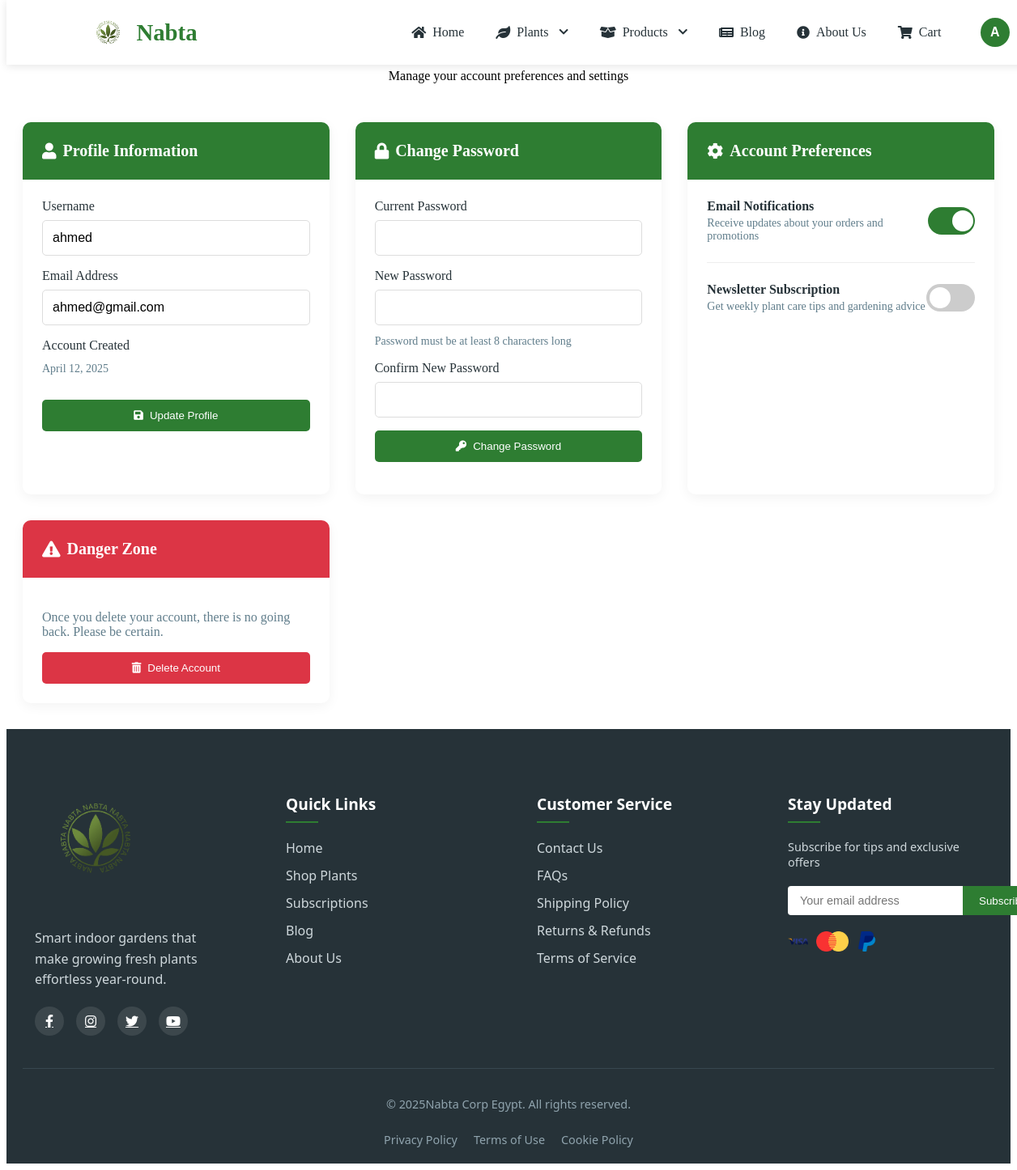
Page /account.php (signed in) on the committed database.
### tables this page shows
CREATE TABLE `users` (
  `id` int(11) NOT NULL,
  `username` varchar(100) NOT NULL,
  `email` varchar(255) NOT NULL,
  `password` varchar(255) NOT NULL,
  `created_at` timestamp NOT NULL DEFAULT current_timestamp(),
  `remember_token` varchar(64) DEFAULT NULL,
  `token_expires` datetime DEFAULT NULL
);

### account.php (the view, shortened to what this page needs)
<?php
include __DIR__ . '/includes/navbar.php';
$user = null;
try {
    $stmt = $pdo->prepare("SELECT * FROM users WHERE id = ?");
    $stmt->execute([$_SESSION['user_id']]);
    $user = $stmt->fetch();
} catch (Exception $e) {
    $error_message = $e->getMessage();
}
?>
<!DOCTYPE html>
<html lang="en">
<head>
</head>
<div class="account-container">
    <div class="account-header">
        <h1><i class="fas fa-user-cog"></i> Account Settings</h1>
        <p>Manage your account preferences and settings</p>
    </div>
    <div class="account-grid">
        <div class="account-card">
            <div class="card-header">
                <h2><i class="fas fa-user"></i> Profile Information</h2>
            </div>
            <div class="card-body">
                <form method="POST" class="account-form">
                    <div class="form-group">
                        <label for="username">Username</label>
                        <input type="text" id="username" name="username" value="<?= htmlspecialchars($user['username']) ?>" required>
                    </div>
                    <div class="form-group">
                        <label for="email">Email Address</label>
                        <input type="email" id="email" name="email" value="<?= htmlspecialchars($user['email']) ?>" required>
                    </div>
                    <div class="form-group">
                        <label>Account Created</label>
                        <p class="form-text"><?= date('F d, Y', strtotime($user['created_at'])) ?></p>
                    </div>
                    <button type="submit" name="update_profile" class="btn btn-primary">
                        <i class="fas fa-save"></i> Update Profile
                    </button>
                </form>
            </div>
        </div>
        <div class="account-card">
            <div class="card-header">
                <h2><i class="fas fa-lock"></i> Change Password</h2>
            </div>
            <div class="card-body">
                <form method="POST" class="account-form">
                    <div class="form-group">
                        <label for="current_password">Current Password</label>
                        <input type="password" id="current_password" name="current_password" required>
                    </div>
                    <div class="form-group">
                        <label for="new_password">New Password</label>
                        <input type="password" id="new_password" name="new_password" required>
                        <small class="form-text">Password must be at least 8 characters long</small>
                    </div>
                    <div class="form-group">
                        <label for="confirm_password">Confirm New Password</label>
                        <input type="password" id="confirm_password" name="confirm_password" required>
                    </div>
                    <button type="submit" name="change_password" class="btn btn-primary">
                        <i class="fas fa-key"></i> Change Password
                    </button>
                </form>
            </div>
        </div>
        <div class="account-card">
            <div class="card-header">
                <h2><i class="fas fa-cog"></i> Account Preferences</h2>
            </div>
            <div class="card-body">
                <div class="preferences-list">
                    <div class="preference-item">
                        <div class="preference-info">
                            <h3>Email Notifications</h3>
                            <p>Receive updates about your orders and promotions</p>
                        </div>
                        <label class="switch">
                            <span class="slider"></span>
                        </label>
                    </div>
                    <div class="preference-item">
                        <div class="preference-info">
                            <h3>Newsletter Subscription</h3>
                            <p>Get weekly plant care tips and gardening advice</p>
                        </div>
                        <label class="switch">
                            <span class="slider"></span>
                        </label>
                    </div>
                </div>
            </div>
        </div>
        <div class="account-card danger-zone">
            <div class="card-header">
                <h2><i class="fas fa-exclamation-triangle"></i> Danger Zone</h2>
            </div>
            <div class="card-body">
                <p>Once you delete your account, there is no going back. Please be certain.</p>
                <button class="btn btn-danger" onclick="confirmDelete()">
                    <i class="fas fa-trash-alt"></i> Delete Account
                </button>
            </div>
        </div>
    </div>
</div>
<?php include __DIR__ . '/includes/footer.php'; ?>

### includes/navbar.php (style rules this page uses)
:root { --primary: #2e7d32; --primary-light: #4CAF50; --primary-dark: #1b5e20; --dark: #263238; --light: #f5f5f6; --gray: #607d8b; --white: #ffffff; --shadow: 0 2px 10px rgba(0,0,0,0.1); }

### account.php (style rules this page uses)
.account-container { max-width: 1200px; margin: 2rem auto; padding: 0 1rem; }
.account-header { text-align: center; margin-bottom: 3rem; }
.account-header h1 { color: var(--primary); margin-bottom: 0.5rem; display: flex; align-items: center; justify-content: center; gap: 0.5rem; }
.account-grid { display: grid; grid-template-columns: repeat(auto-fit, minmax(300px, 1fr)); gap: 2rem; }
.account-card { background: white; border-radius: 10px; box-shadow: 0 4px 15px rgba(0,0,0,0.05); overflow: hidden; }
.card-header { padding: 1.5rem; background: var(--primary); color: white; }
.card-header h2 { margin: 0; font-size: 1.25rem; display: flex; align-items: center; gap: 0.5rem; }
.card-body { padding: 1.5rem; }
.account-form { display: grid; gap: 1rem; }
.form-group { display: flex; flex-direction: column; gap: 0.5rem; }
label { font-weight: 500; color: var(--dark); }
input { padding: 0.75rem; border: 1px solid #ddd; border-radius: 5px; font-size: 1rem; transition: border-color 0.3s; }
.form-text { font-size: 0.875rem; color: var(--gray); margin-top: 0.25rem; }
.btn { display: inline-flex; align-items: center; justify-content: center; gap: 0.5rem; padding: 0.75rem 1.5rem; border-radius: 5px; font-weight: 500; text-decoration: none; transition: all 0.3s; border: none; cursor: pointer; width: 100%; }
.btn-primary { background: var(--primary); color: white; }
.btn-danger { background: #dc3545; color: white; }
.switch { position: relative; display: inline-block; width: 60px; height: 34px; }
.slider { position: absolute; cursor: pointer; top: 0; left: 0; right: 0; bottom: 0; background-color: #ccc; transition: .4s; border-radius: 34px; }
.slider:before { position: absolute; content: ""; height: 26px; width: 26px; left: 4px; bottom: 4px; background-color: white; transition: .4s; border-radius: 50%; }
input:checked + .slider { background-color: var(--primary); }
input:checked + .slider:before { transform: translateX(26px); }
.preferences-list { display: grid; gap: 1.5rem; }
.preference-item { display: flex; justify-content: space-between; align-items: center; padding-bottom: 1.5rem; border-bottom: 1px solid #eee; }
.preference-item:last-child { padding-bottom: 0; border-bottom: none; }
.preference-info h3 { margin: 0 0 0.25rem 0; font-size: 1rem; color: var(--dark); }
.preference-info p { margin: 0; font-size: 0.875rem; color: var(--gray); }
.danger-zone .card-header { background: #dc3545; }
.danger-zone p { color: var(--gray); margin-bottom: 1rem; }

### includes/footer.php (style rules this page uses)
:root { --primary: #2e7d32; --primary-light: #4CAF50; --dark: #263238; --light: #f5f5f6; --white: #ffffff; --gray: #607d8b; }

### rows in the picture
users: username "ahmed", email "ahmed@gmail.com", created_at "April 12, 2025"

### other values in the picture
substr($_SESSION['user']['username'], 0, 1) "A"
